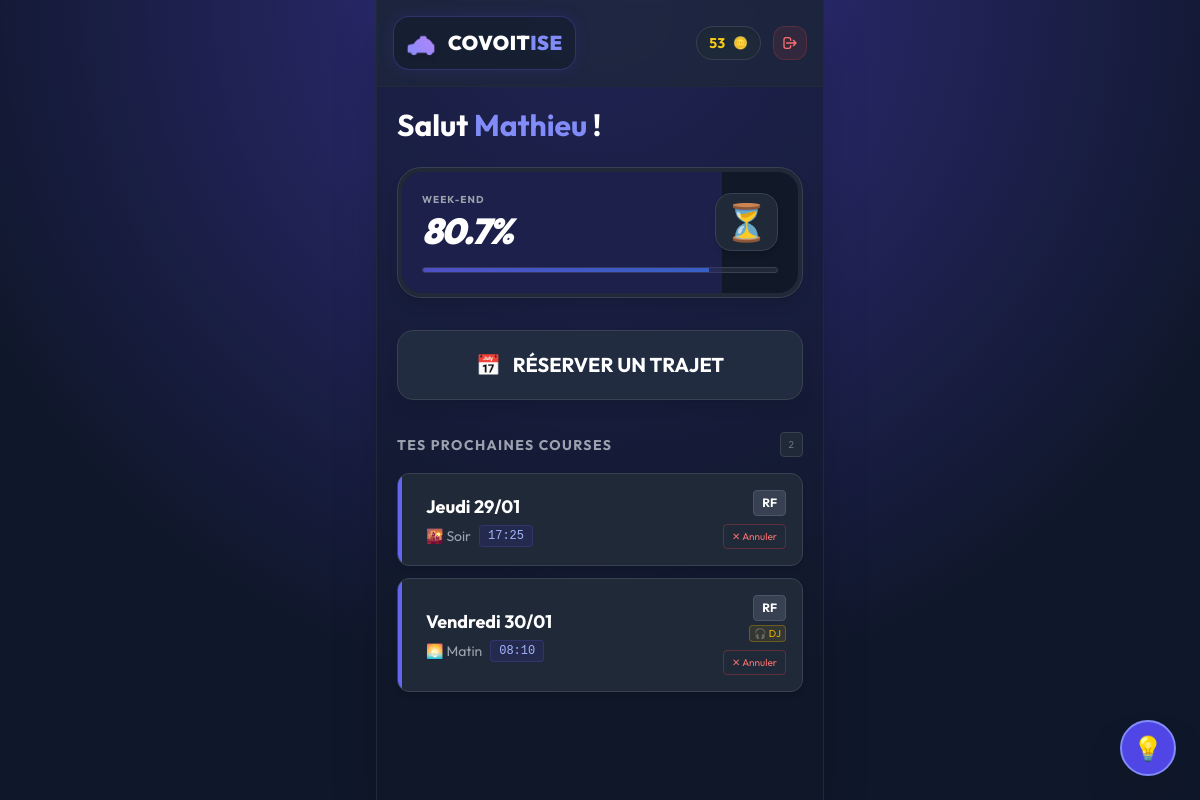
Page /dashboard (signed in) on the committed database.
### app.py (models this page shows)
class User(db.Model):
    id = db.Column(db.Integer, primary_key=True)
    pseudo = db.Column(db.String(50), unique=True, index=True)
    password = db.Column(db.String(200))
    credits = db.Column(db.Integer, default=100)
    first_login = db.Column(db.Boolean, default=True)
    last_refill = db.Column(db.DateTime, default=datetime(2000, 1, 1))

class Ride(db.Model):
    id = db.Column(db.Integer, primary_key=True)
    user_id = db.Column(db.Integer, index=True)
    pseudo_passager = db.Column(db.String(50))
    seat = db.Column(db.String(20))
    nom_arret = db.Column(db.String(100))
    type_trajet = db.Column(db.String(20))
    jour_str = db.Column(db.String(50), index=True)
    heure_trajet = db.Column(db.String(20))
    options = db.Column(db.String(100))
    qr_data = db.Column(db.Text)
    cout_total = db.Column(db.Integer)
    date_trajet_reelle = db.Column(db.String(20))
    token_secret = db.Column(db.String(64), unique=True, index=True)
    est_valide = db.Column(db.Boolean, default=False)
    date_creation = db.Column(db.DateTime, default=datetime.utcnow)

### app.py (the view)
@app.route('/dashboard')
def dashboard():
    if 'user_id' not in session: return redirect(url_for('index'))
    user = User.query.get(session['user_id'])
    if not user:
        session.clear()
        return redirect(url_for('index'))
    if user.first_login: return redirect(url_for('setup_account'))
    a_ete_recharge, montant = check_weekly_refill(user)
    if a_ete_recharge:
        flash(f"📅 C'est vendredi ! Tes crédits sont rechargés (Total : {montant} 🪙)")
    mes_trajets = Ride.query.filter_by(user_id=user.id).order_by(Ride.id.desc()).limit(5).all()
    now = datetime.now()
    if now.month >= 9:
        start_school = datetime(now.year, 9, 1)
        end_school = datetime(now.year + 1, 7, 5)
    else:
        start_school = datetime(now.year - 1, 9, 1)
        end_school = datetime(now.year, 7, 5)
    total_year_time = (end_school - start_school).total_seconds()
    elapsed_year = (now - start_school).total_seconds()
    prog_annee = max(0, min(100, (elapsed_year / total_year_time) * 100))
    jour_actuel = now.weekday()
    heure_actuelle = now.hour + now.minute/60
    if jour_actuel >= 5:
        prog_semaine = 100
    else:
        heures_passees = (jour_actuel * 24) + heure_actuelle
        total_semaine_target = (4 * 24) + 17
        prog_semaine = max(0, min(100, (heures_passees / total_semaine_target) * 100))
    return render_template('dashboard.html',
                           user=user,
                           trajets=mes_trajets,
                           prog_semaine=round(prog_semaine, 1),
                           prog_annee=round(prog_annee, 1))

### app.py (called while the page is built, shortened)
def check_weekly_refill(user):
    now = datetime.now()
    jours_a_reculer = (now.weekday() - 4) % 7
    dernier_vendredi = now - timedelta(days=jours_a_reculer)
    cible_refill = dernier_vendredi.replace(hour=17, minute=0, second=0, microsecond=0)
    if cible_refill > now:
        cible_refill -= timedelta(days=7)
    return False, 0

@app.context_processor
def inject_user():
    if 'user_id' in session:
        return dict(current_user=User.query.get(session['user_id']))
    return dict(current_user=None)

### templates/dashboard.html (shortened to what this page needs)
{% extends "base.html" %}
{% block content %}
<div class="text-center">
    <h2 class="text-3xl font-bold mb-6 text-left animate__animated animate__fadeIn">Salut <span class="text-indigo-400">{{ user.pseudo }}</span> !</h2>
    <div id="progWidget" onclick="toggleMode()" data-week="{{ prog_semaine }}" data-year="{{ prog_annee }}" class="bg-gray-800 p-1 rounded-3xl mb-8 shadow-lg cursor-pointer border border-gray-700 hover:border-indigo-500/50 transition-all duration-300 group relative animate__animated animate__zoomIn">
        <div class="bg-gray-900 p-5 rounded-[20px] relative z-10 overflow-hidden h-full">
            <div id="progBarBg" class="absolute left-0 top-0 bottom-0 bg-indigo-900/40 transition-all duration-700 ease-out" style="width: {{ prog_semaine }}%"></div>
            <div class="relative z-20 flex justify-between items-center">
                <div class="text-left">
                    <p id="progLabel" class="text-gray-400 text-[10px] uppercase tracking-widest font-bold mb-1 transition-all">WEEK-END</p>
                    <h3 id="progValue" class="text-4xl font-black text-white italic tracking-tighter transition-all">{{ prog_semaine }}%</h3>
                </div>
                <div id="progIcon" class="text-4xl bg-gray-800 p-2 rounded-2xl border border-gray-700 shadow-md floating">⏳</div>
            </div>
            <div class="mt-4 bg-gray-800 rounded-full h-1.5 w-full overflow-hidden border border-gray-700">
                <div id="progBar" class="h-full bg-gradient-to-r from-indigo-500 to-blue-500 transition-all duration-700" style="width: {{ prog_semaine }}%"></div>
            </div>
        </div>
    </div>
    <a href="/book" class="group block w-full bg-gray-800 hover:bg-gray-700 text-white py-5 rounded-2xl font-bold text-xl shadow-lg border border-gray-700 hover:border-indigo-500 transition-all duration-300 relative overflow-hidden mb-8 animate__animated animate__fadeInUp" style="animation-delay: 0.1s;">
        <div class="absolute inset-0 bg-indigo-500/5 group-hover:bg-indigo-500/10 transition"></div>
        <span class="relative flex items-center justify-center gap-3"><span>📅</span> RÉSERVER UN TRAJET</span>
    </a>
    <div class="flex items-center justify-between mb-4 animate__animated animate__fadeIn" style="animation-delay: 0.2s;">
        <h3 class="text-left font-bold text-gray-400 uppercase tracking-widest text-sm">Tes prochaines courses</h3>
        <span class="text-[10px] bg-gray-800 text-gray-500 px-2 py-1 rounded border border-gray-700">{{ trajets|length }}</span>
    </div>
    <div class="space-y-3">
        {% for trajet in trajets %}
        <div class="block bg-gray-800 p-4 rounded-xl border border-gray-700 flex justify-between items-center text-left hover:border-indigo-500 transition-all duration-300 group shadow-md relative overflow-hidden animate__animated animate__fadeInUp" style="animation-delay: {{ loop.index0 * 0.1 + 0.3 }}s;">
            <div class="absolute left-0 top-0 bottom-0 w-1 bg-indigo-500 group-hover:bg-indigo-400 transition"></div>
            <a href="{{ url_for('view_ticket', ride_id=trajet.id) }}" class="flex-1 pl-3">
                <p class="font-bold text-white text-lg group-hover:text-indigo-300 transition-colors">{{ trajet.jour_str }}</p>
                <div class="flex items-center text-sm text-gray-400 mt-1">
                    {% if trajet.type_trajet == 'Aller' %} <span class="mr-2">🌅 Matin</span> {% else %} <span class="mr-2">🌇 Soir</span> {% endif %}
                    <span class="font-mono text-indigo-300 bg-indigo-900/30 px-2 py-0.5 rounded text-xs border border-indigo-500/20">{{ trajet.heure_trajet }}</span>
                </div>
            </a>
            <div class="flex flex-col items-end gap-2">
                <div class="flex flex-col items-end gap-1">
                    <span class="text-xs font-bold bg-gray-700 px-2 py-1 rounded text-white border border-gray-600">{{ trajet.seat }}</span>
                    {% if 'DJ' in trajet.options %} <span class="text-[10px] text-yellow-500 border border-yellow-500/30 px-1 rounded bg-yellow-500/10">🎧 DJ</span> {% endif %}
                </div>
                <a href="/cancel_ride/{{ trajet.id }}" onclick="return confirm('⚠️ Annuler ?')" class="text-[10px] text-red-400 border border-red-500/30 px-2 py-1 rounded hover:bg-red-500 hover:text-white transition">✕ Annuler</a>
            </div>
        </div>
        {% else %}
        <div class="p-8 text-center text-gray-500 bg-gray-800/50 rounded-xl border border-dashed border-gray-700 animate__animated animate__fadeIn"><span class="text-4xl mb-2 opacity-50 block grayscale">😴</span><p class="text-sm">Pas de trajet prévu.</p></div>
        {% endfor %}
    </div>
    <button onclick="document.getElementById('ticketModal').classList.remove('hidden')" class="fixed bottom-6 right-6 bg-indigo-600 hover:bg-indigo-500 text-white w-14 h-14 rounded-full shadow-2xl flex items-center justify-center text-2xl animate__animated animate__bounceIn z-50 border-2 border-indigo-400">💡</button>
</div>
{% endblock %}

### templates/base.html (shortened to what this page needs)
<!DOCTYPE html>
<html lang="fr">
<head>
    <script src="https://cdn.tailwindcss.com"></script>
    <link rel="stylesheet" href="https://cdnjs.cloudflare.com/ajax/libs/animate.css/4.1.1/animate.min.css"/>
</head>
<body class="text-white font-sans antialiased min-h-screen selection:bg-indigo-500 selection:text-white">
    <div class="w-full max-w-md mx-auto min-h-screen relative shadow-2xl border-x border-gray-800 bg-gray-900/50">
        <div class="glass p-4 flex justify-between items-center sticky top-0 z-50 border-b border-gray-800 animate__animated animate__slideInDown">
            <a href="{{ url_for('dashboard') if current_user else '/' }}" class="group relative flex items-center gap-3 px-3 py-2 rounded-2xl border border-indigo-500/30 bg-gray-900/50 hover:border-indigo-400 hover:bg-gray-800 transition-all duration-300 shadow-[0_0_15px_rgba(79,70,229,0.15)] hover:shadow-[0_0_20px_rgba(79,70,229,0.3)]">
                <span class="text-2xl bg-clip-text text-transparent bg-gradient-to-tr from-indigo-400 to-purple-400 drop-shadow-md pb-1">
                </span>
                <h1 class="font-black text-xl tracking-wide leading-none text-white">
                    COVOIT<span class="text-indigo-400">ISE</span>
                </h1>
            </a>
            {% if current_user %}
            <div class="flex items-center gap-3">
                <div class="bg-gray-800/80 px-3 py-1.5 rounded-full border border-gray-700 flex items-center gap-2 shadow-inner">
                    <span class="text-yellow-400 font-bold text-sm">{{ current_user.credits }}</span><span class="text-xs">🪙</span>
                </div>
                <a href="/logout" class="bg-red-500/10 hover:bg-red-500 text-red-400 hover:text-white p-2 rounded-xl transition-all border border-red-500/20">
                    <svg xmlns="http://www.w3.org/2000/svg" class="h-4 w-4" fill="none" viewBox="0 0 24 24" stroke="currentColor">
                        <path stroke-linecap="round" stroke-linejoin="round" stroke-width="2" d="M17 16l4-4m0 0l-4-4m4 4H7m6 4v1a3 3 0 01-3 3H6a3 3 0 01-3-3V7a3 3 0 013-3h4a3 3 0 013 3v1" />
                    </svg>
                </a>
            </div>
            {% endif %}
        </div>
        <div class="p-5 pb-24">
            {% block content %}{% endblock %}
        </div>
    </div>
</body>
</html>

### templates/base.html (style rules this page uses)
body { background-color: #0f172a; background-image: radial-gradient(circle at 50% 0%, #312e81 0%, #0f172a 70%); background-attachment: fixed; }
.floating { animation: float 5s ease-in-out infinite; }
.glass { background: rgba(30, 41, 59, 0.7); backdrop-filter: blur(10px); }

### rows in the picture
User: credits "53", pseudo "Mathieu"
Ride: jour_str "Jeudi 29/01", type_trajet "🌇 Soir", heure_trajet "17:25", seat "RF"
Ride: jour_str "Vendredi 30/01", type_trajet "🌅 Matin", heure_trajet "08:10", seat "RF", options "🎧 DJ"

### other values in the picture
{{ prog_semaine }} "80.7"
{{ trajets|length }} "2"
